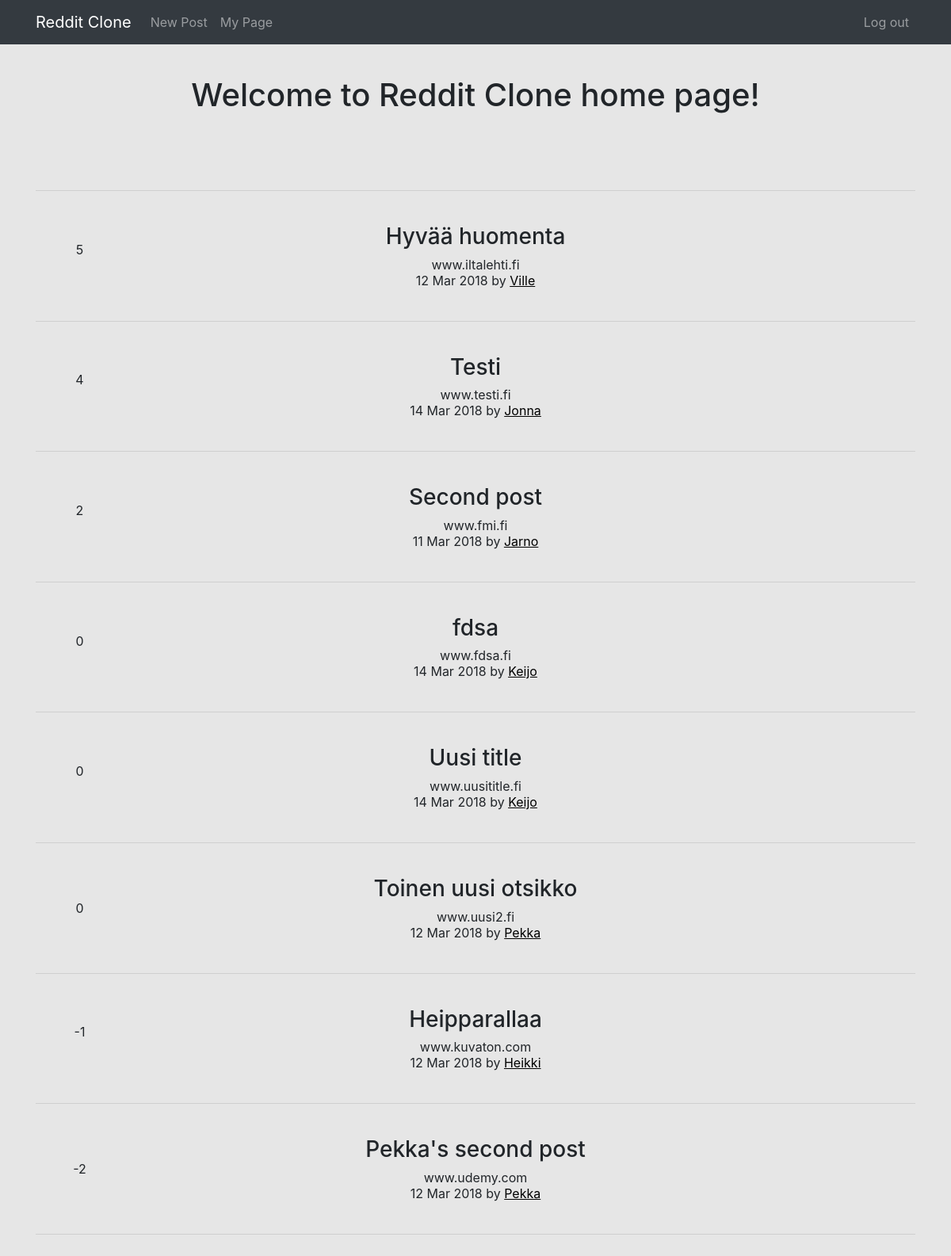
The app's page / (signed in), older data.
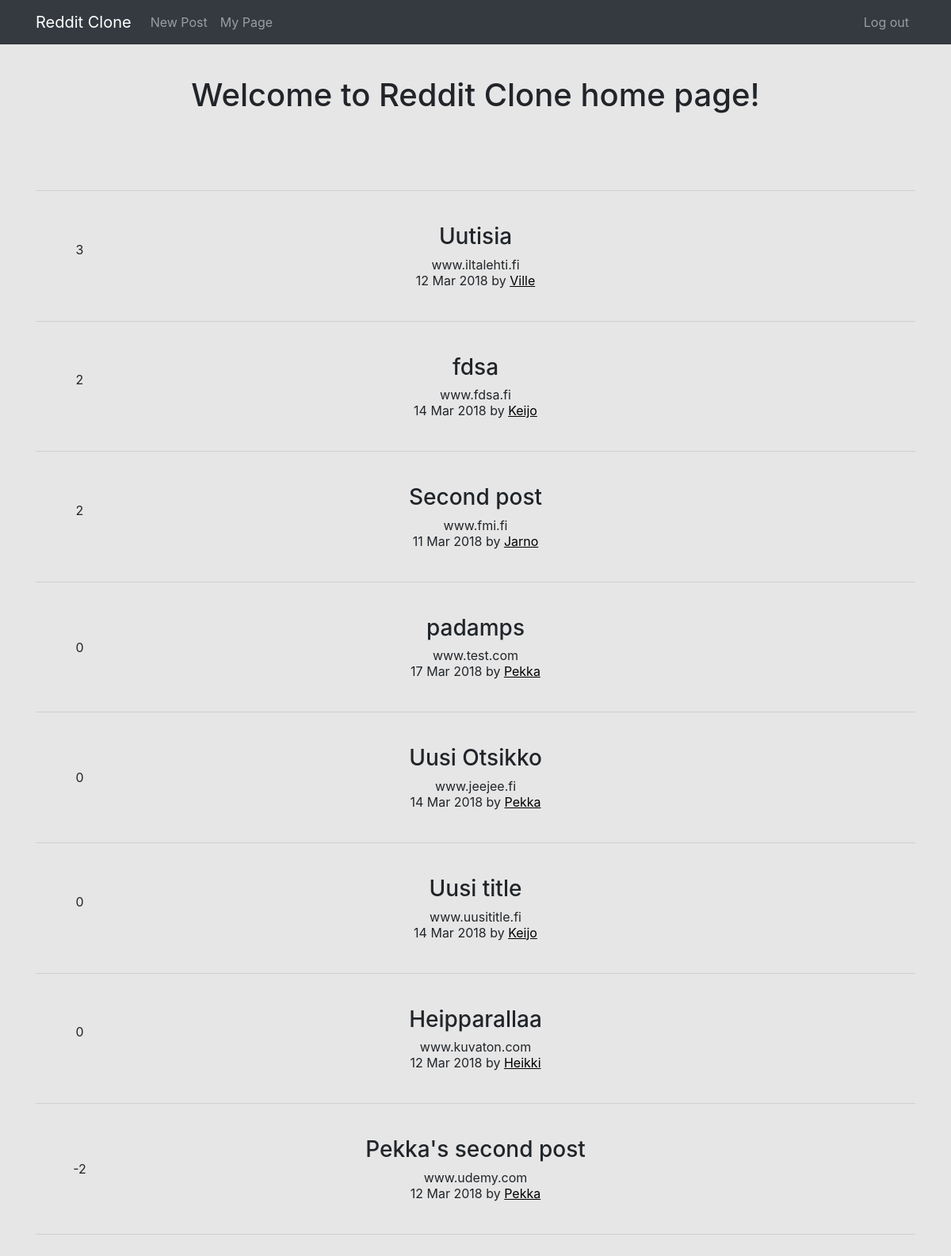
The same page, newer data.
### posts/models.py (models this page shows)
class Post(models.Model):
    title = models.CharField(max_length=200)
    url = models.TextField()
    pub_date = models.DateTimeField()
    author = models.ForeignKey(settings.AUTH_USER_MODEL, on_delete=models.CASCADE)
    votes_total =  models.IntegerField(default=0)
    def pub_date_pretty(self):
        return self.pub_date.strftime('%e %b %Y')

### posts/views.py (the view)
# urls.py: 2. Add a URL to urlpatterns:  path('', views.home, name='home')
def home(request):
    posts = Post.objects.order_by('-votes_total', '-pub_date')
    return render(request, 'posts/home.html', {'posts':posts})

### posts/templates/posts/home.html (shortened to what this page needs)
{% extends 'base.html' %}
{% block content %}
<h1 class="text-center"> Welcome to Reddit Clone home page! </h1>
<br/>
<br/>
<br/>
<div class="container text-center">
  {% if user.is_authenticated %}
  <hr />
  {% for post in posts.all %}
  <br/>
  <table style="width:100%">
    <tr>
      {% if request.user.username == post.author.username %}
      <td class="text-center" style="width:10%">
          <br/>
        {{ post.votes_total }}<br/>
          <br/>
      </td>
      {% else %}
      <td class="text-center" style="width:10%">
          <br/>
        {{ post.votes_total }}<br/>
        <br/>
      </td>
      {% endif %}
      <td style="text-align:center">
      <h3>{{ post.title }}</h3>
      {{ post.url }}
      <br/>
      {{ post.pub_date_pretty }} by <a href="{% url 'posts:allposts' post.author_id %}" hover="color:blue" style="color:black; text-decoration: underline">{{ post.author.username }}</a>
      </td>
      <td style="width:10%"></td>
    </tr>
  </table>
  <br/>
  <hr />
  {% endfor %}
  {% endif %}
</div>
{% endblock %}

### templates/base.html (shortened to what this page needs)
<html lang="en">
  <head>
    <link rel="stylesheet" href="https://maxcdn.bootstrapcdn.com/bootstrap/4.0.0/css/bootstrap.min.css">
    <link rel="stylesheet" href="https://cdnjs.cloudflare.com/ajax/libs/open-iconic/1.1.1/font/css/open-iconic-bootstrap.min.css" />
  </head>
  <body>
    <nav class="navbar navbar-expand-lg navbar-dark bg-dark fixed-top">
      <div class="container">
        <a class="navbar-brand" href="{% url 'home' %}">Reddit Clone</a>
        <div class="collapse navbar-collapse" id="navbarNav">
          {% if user.is_authenticated %}
          <ul class="navbar-nav">
            <li class="nav-item">
              <a class="nav-link" href="{% url 'posts:create' %}">New Post</a>
            </li>
          </ul>
          <ul class="navbar-nav mr-auto">
            <li class="nav-item">
              <a class="nav-link" href="{% url 'posts:mypage' %}">My Page</a>
            </li>
          </ul>
          <ul class="navbar-nav">
            <li class="nav-item">
              <a class="nav-link" href="#" onclick="document.getElementById('logout').submit()">Log out</a>
            </li>
          </ul>
          {% endif %}
        </div>
      </div>
    </nav>
    {% block content %}
    {% endblock %}
  </body>
</html>

### templates/base.html (style rules this page uses)
body { background-color: #e6e6e6; }

Row changes from the older to the newer data that the page shows:
removed Post: votes_total "4", title "Testi", url "www.testi.fi", pub_date_pretty "14 Mar 2018", author.username "Jonna"
removed Post: votes_total "0", title "Toinen uusi otsikko", url "www.uusi2.fi", pub_date_pretty "12 Mar 2018", author.username "Pekka"
changed Post "www.iltalehti.fi": votes_total "5" → "3"; title "Hyvää huomenta" → "Uutisia"
changed Post "fdsa": votes_total "0" → "2"; moves up the list
added Post: votes_total "0", title "padamps", url "www.test.com", pub_date_pretty "17 Mar 2018", author.username "Pekka"
added Post: votes_total "0", title "Uusi Otsikko", url "www.jeejee.fi", pub_date_pretty "14 Mar 2018", author.username "Pekka"
changed Post "Heipparallaa": votes_total "-1" → "0"
